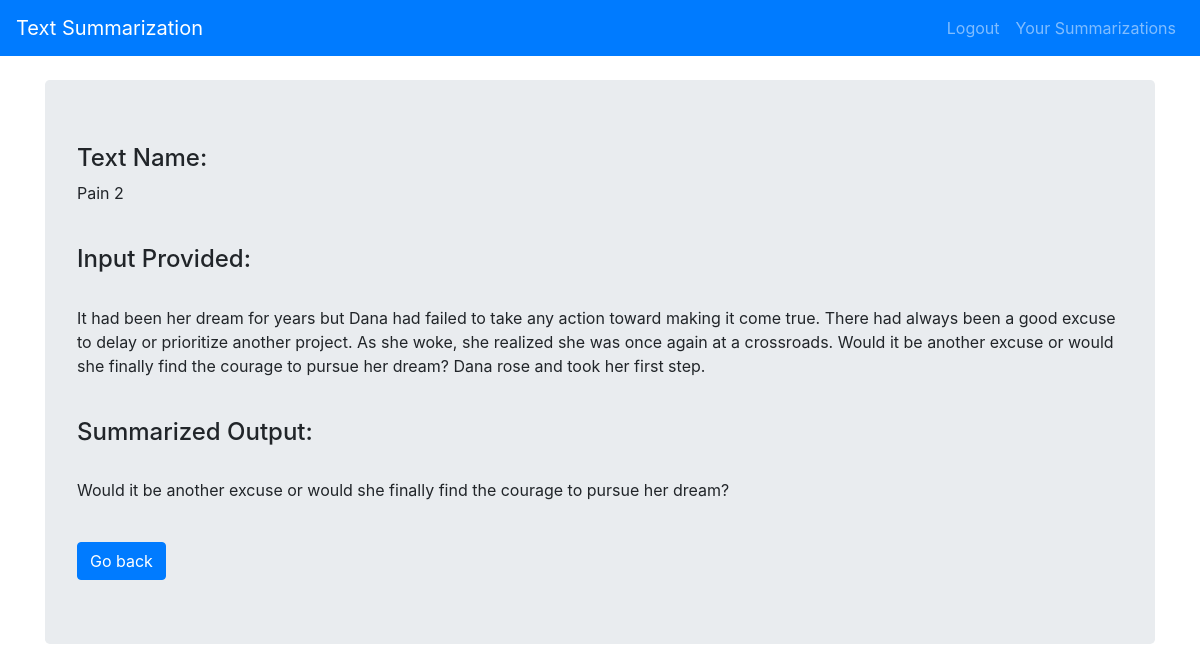
Page /summarization/detail/4/ (signed in) on the committed database.
### main/models.py (models this page shows, shortened)
class Summarized(models.Model):
	user = models.ForeignKey(User,on_delete=models.CASCADE,default=None)
	text = models.CharField(max_length = 50)
	text_input = models.TextField()
	text_output = models.TextField()
	created_date = models.DateTimeField(blank = True, null = True)

### main/views.py (the view)
# urls.py: path("summarization/detail/<int:pk>/",views.DetailSummarization.as_view(), name="detail"),
class DetailSummarization(LoginRequiredMixin,DetailView):
    template_name = 'detail.html'
    model = Summarized
    context_object_name = 'summarized' #Context name used in template

### templates/detail.html
{% extends 'header.html' %}
{% block content %}
    <br>
	<div class="jumbotron">
        {% if summarized.user == request.user %}
            <h4>Text Name:</h4>
            <p>{{summarized.text}}</p>
            <br>
            <h4>Input Provided:</h4><br>
            <p>{{summarized.text_input}}</p>
            <br>
            <h4>Summarized Output:</h4><br>
            <p>{{summarized.text_output}}</p>
            <br>
            <a href="{% url 'main:your_summarizations' %}"><button class="btn btn-primary">Go back</button></a>
        {% else %}
            <div class="container">
                <h2 class="heading font-weight-light text-center">You don't have access to this page!</h2>
            </div>
        {% endif %}
    </div>
{% endblock %}

### rows in the picture
Summarized: text "Pain 2", text_input "It had been her dream for years but Dana had failed to take any action toward making it come true. There had always been a good excuse to delay or prioritize another project. As she woke, she realized she was once again at a crossroads. Would it be another excuse or would she finally find the courage to pursue her dream? Dana rose and took her first step.", text_output "Would it be another excuse or would she finally find the courage to pursue her dream?"
